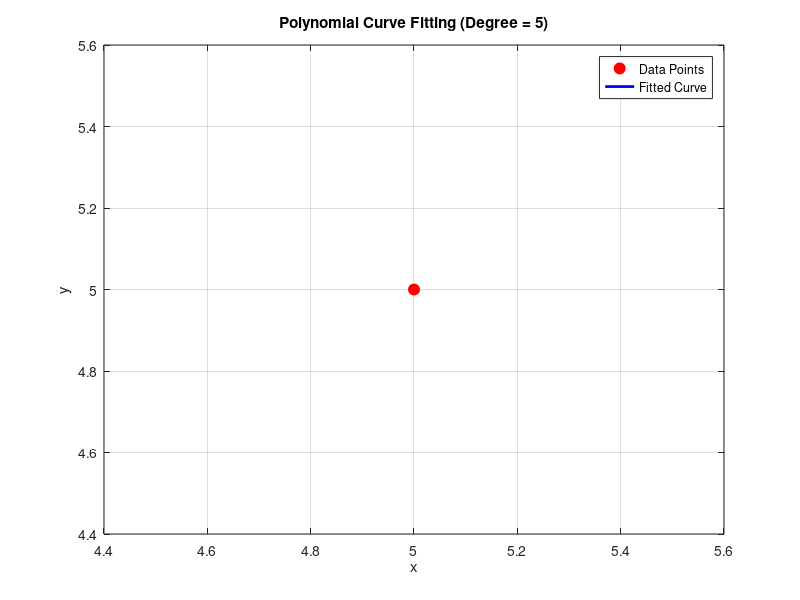

Recreate this plot in MATLAB.
% Input data points
x = input('Enter x data as a vector (e.g., [1 2 3 4 5]): ');
y = input('Enter y data as a vector (same length as x): ');
deg = input('Enter degree of polynomial to fit: ');

% Fit polynomial coefficients
p = polyfit(x, y, deg);

% Generate points for smooth curve
x_fit = linspace(min(x), max(x), 200);
y_fit = polyval(p, x_fit);

% Plot data points and fitted curve
plot(x, y, 'ro', 'MarkerSize', 8, 'MarkerFaceColor', 'r'); hold on;
plot(x_fit, y_fit, 'b-', 'LineWidth', 2);
xlabel('x');
ylabel('y');
title(sprintf('Polynomial Curve Fitting (Degree = %d)', deg));
legend('Data Points', 'Fitted Curve', 'Location', 'best');
grid on;
hold off;
